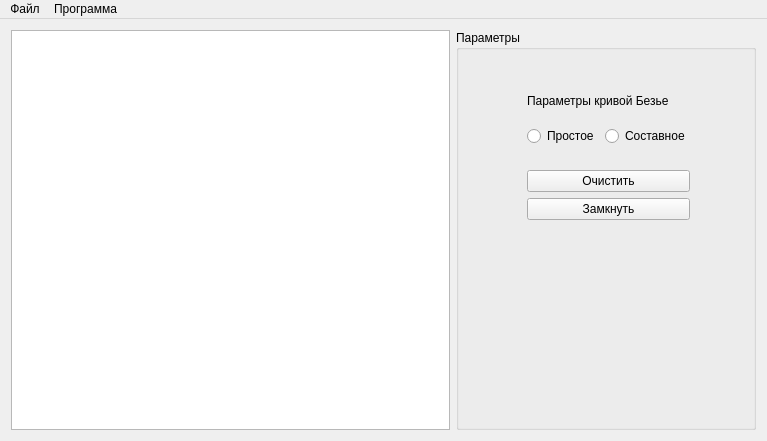
<?xml version="1.0" encoding="UTF-8"?>
<ui version="4.0">
 <class>MainWindow</class>
 <widget class="QMainWindow" name="MainWindow">
  <property name="geometry">
   <rect>
    <x>0</x>
    <y>0</y>
    <width>767</width>
    <height>441</height>
   </rect>
  </property>
  <property name="windowTitle">
   <string>MainWindow</string>
  </property>
  <widget class="QWidget" name="centralWidget">
   <layout class="QGridLayout" name="gridLayout">
    <item row="0" column="0">
     <layout class="QHBoxLayout" name="horizontalLayout">
      <item>
       <widget class="QGraphicsView" name="graphicsView">
        <property name="minimumSize">
         <size>
          <width>0</width>
          <height>0</height>
         </size>
        </property>
       </widget>
      </item>
      <item>
       <widget class="QGroupBox" name="groupBox">
        <property name="sizePolicy">
         <sizepolicy hsizetype="Minimum" vsizetype="Expanding">
          <horstretch>0</horstretch>
          <verstretch>0</verstretch>
         </sizepolicy>
        </property>
        <property name="minimumSize">
         <size>
          <width>300</width>
          <height>0</height>
         </size>
        </property>
        <property name="title">
         <string>Параметры</string>
        </property>
        <widget class="QWidget" name="">
         <property name="geometry">
          <rect>
           <x>60</x>
           <y>40</y>
           <width>185</width>
           <height>161</height>
          </rect>
         </property>
         <layout class="QVBoxLayout" name="verticalLayout_2">
          <item>
           <layout class="QVBoxLayout" name="verticalLayout">
            <item>
             <widget class="QLabel" name="label">
              <property name="text">
               <string>Параметры кривой Безье</string>
              </property>
             </widget>
            </item>
            <item>
             <layout class="QFormLayout" name="formLayout">
              <item row="0" column="1">
               <widget class="QRadioButton" name="radioButton">
                <property name="text">
                 <string>Составное</string>
                </property>
                <attribute name="buttonGroup">
                 <string notr="true">buttonGroup_2</string>
                </attribute>
               </widget>
              </item>
              <item row="0" column="0">
               <widget class="QRadioButton" name="radioButton_2">
                <property name="text">
                 <string>Простое</string>
                </property>
                <attribute name="buttonGroup">
                 <string notr="true">buttonGroup_2</string>
                </attribute>
               </widget>
              </item>
             </layout>
            </item>
           </layout>
          </item>
          <item>
           <widget class="QPushButton" name="pushButton_2">
            <property name="text">
             <string>Очистить</string>
            </property>
           </widget>
          </item>
          <item>
           <widget class="QPushButton" name="pushButton">
            <property name="text">
             <string>Замкнуть</string>
            </property>
           </widget>
          </item>
         </layout>
         <zorder>pushButton</zorder>
        </widget>
       </widget>
      </item>
     </layout>
    </item>
   </layout>
  </widget>
  <widget class="QMenuBar" name="menuBar">
   <property name="geometry">
    <rect>
     <x>0</x>
     <y>0</y>
     <width>767</width>
     <height>22</height>
    </rect>
   </property>
   <widget class="QMenu" name="menuFile">
    <property name="title">
     <string>Файл</string>
    </property>
    <addaction name="openAction"/>
    <addaction name="saveAction"/>
   </widget>
   <widget class="QMenu" name="menuAbout">
    <property name="title">
     <string>Программа</string>
    </property>
    <addaction name="aboutProgramAction"/>
   </widget>
   <addaction name="menuFile"/>
   <addaction name="menuAbout"/>
  </widget>
  <action name="openAction">
   <property name="text">
    <string>&amp;Открыть</string>
   </property>
  </action>
  <action name="saveAction">
   <property name="text">
    <string>&amp;Сохранить</string>
   </property>
  </action>
  <action name="action_About">
   <property name="text">
    <string>&amp;About</string>
   </property>
  </action>
  <action name="aboutProgramAction">
   <property name="text">
    <string>&amp;О программе</string>
   </property>
  </action>
 </widget>
 <layoutdefault spacing="6" margin="11"/>
 <resources/>
 <connections/>
 <buttongroups>
  <buttongroup name="buttonGroup_2"/>
 </buttongroups>
</ui>
